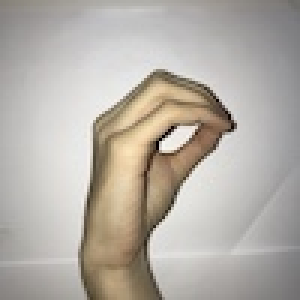
#> input picture sign language digit/Sign-Language-Digits-Dataset/test/A0/IMG_4109.JPG, 100 x 100 px (shown 3 times larger)
$ jupyter execute Basics.ipynb
#> lines starting #> are read from the running program, lines starting #| are printed output that depends on the picture
[cell 1]
import cv2
import matplotlib.pyplot as plt
import numpy as np

### Task#1

[cell 2]
# Read the image
filename = input("Enter the filename of the image you want to process: ")
#> the answer given: sign language digit/Sign-Language-Digits-Dataset/test/A0/IMG_4109.JPG
img = cv2.imread(filename)
#> img is the input picture: shape (100, 100, 3); mean B, G, R 166.4, 174.3, 180.2
if img is None:
    print(f"File {filename} not found ")
else:

    plt.imshow(img)
    plt.axis('off')

### Task#2

[cell 3]
# Read the image
filename = input("Enter the filename of the image you want to process: ")
#> the answer given: sign language digit/Sign-Language-Digits-Dataset/test/A0/IMG_4203.JPG
img = cv2.imread(filename)
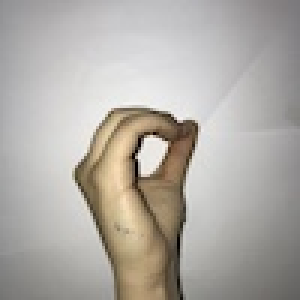
#> input picture sign language digit/Sign-Language-Digits-Dataset/test/A0/IMG_4203.JPG, 100 x 100 px (shown 3 times larger)
#> img is the input picture: shape (100, 100, 3); mean B, G, R 165.8, 171.9, 176.2
if img is None:
    print(f"File {filename} not found ")
else:


    # Initialize a dictionary to count intensity frequencies
    intensity_count = {}

    for row in range(img.shape[0]):
        for col in range(img.shape[1]):
            pixel = tuple(img[row, col])  # Get the RGB values of the pixel
            intensity_count[pixel] = intensity_count.get(pixel, 0) + 1  # Count occurrences
#> after the loop, intensity_count = 2838 items

    # Find the intensity value with the highest frequency
    most_frequent_intensity = max(intensity_count, key=intensity_count.get)
#> most_frequent_intensity = (216, 214, 214)

    print(f"The intensity value that occurred most frequently in the image is: {most_frequent_intensity}")
#| The intensity value that occurred most frequently in the image is: (216, 214, 214)

### Task#3

[cell 4]
# Read the image
filename = input("Enter the filename of the RGB image you want to process: ")
#> the answer given: sign language digit/Sign-Language-Digits-Dataset/test/A0/IMG_4203.JPG
img = cv2.imread(filename)
if img is None:
    print(f"File {filename} not found ")
else:

    #convert BGR to RGB image
    img_rgb = cv2.cvtColor(img, cv2.COLOR_BGR2RGB)


    r=img_rgb[:,:,0]
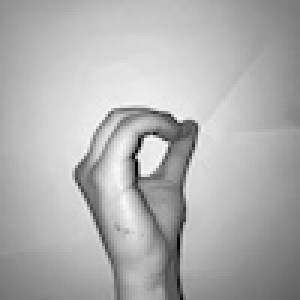
#> r: shape (100, 100) (shown 3 times larger); min 3, max 249, mean 176.2
    g=img_rgb[:,:,1]
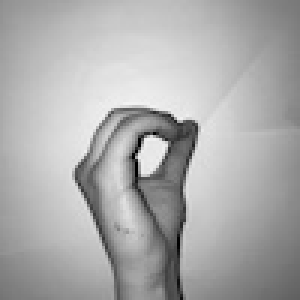
#> g: shape (100, 100) (shown 3 times larger); min 0, max 243, mean 171.9
    b=img_rgb[:,:,2]
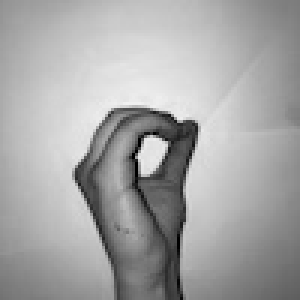
#> b: shape (100, 100) (shown 3 times larger); min 0, max 241, mean 165.8

    #weights multiply
    r=r*0.3
    g=g*0.6
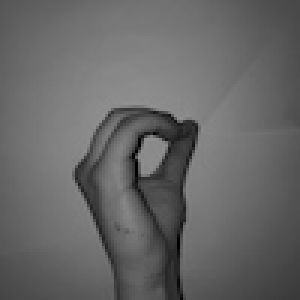
#> g: shape (100, 100) float64 (shown 3 times larger); min 0, max 145.8, mean 103.1
    b=b*0.1

    #recombine
    img_grayscale=r+g+b
    img_grayscale=img_grayscale.astype('uint8')


    cv2.imwrite("grayscale_"+filename, img_grayscale)
    print(f"Grayscale image saved as grayscale_{filename}")
